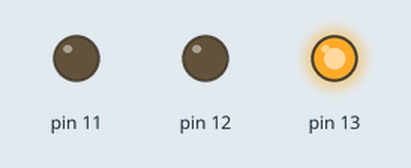
This sketch was run on a simulated Arduino Mega 2560, built with avr-gcc and run on an emulated ATmega2560. Parts: output pins drawn as LEDs (lit = HIGH).

Above: at 0.5 s.
At 1.5 s:
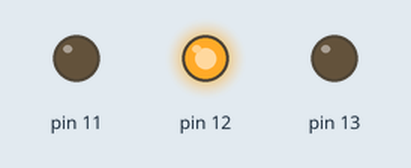
At 5.5 s:
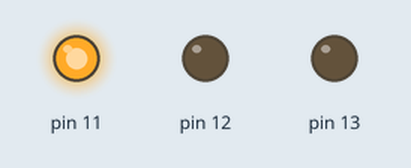
Timing chart, 0 to 6.9 s (numbered marks = the images above):
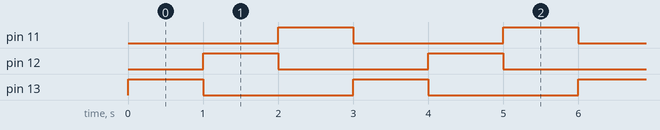

The sketch:

RGB.ino
```cpp
// mega 2560
void setup()
{
  pinMode(13, OUTPUT);
  pinMode(12, OUTPUT);
  pinMode(11, OUTPUT);
}

void loop()
{
    analogWrite(13, 255); // червоний
    analogWrite(12, 0);   // зелений
    analogWrite(11, 0);   // синій
    delay(1000);          // чекаємо 1 секунду

    analogWrite(13, 0);   // червоний
    analogWrite(12, 255); // зелений
    analogWrite(11, 0);   // синій
    delay(1000);          // чекаємо 1 секунду

    analogWrite(13, 0);   // червоний
    analogWrite(12, 0);   // зелений
    analogWrite(11, 255); // синій
    delay(1000);          // чекаємо 1 секунду
}
```

Measured:
- by itself, pin 11–13: alternates HIGH for 1.0 s and LOW for 2.0 s
- by itself, everything shown: repeats every 3.0 s, in 3 steps
